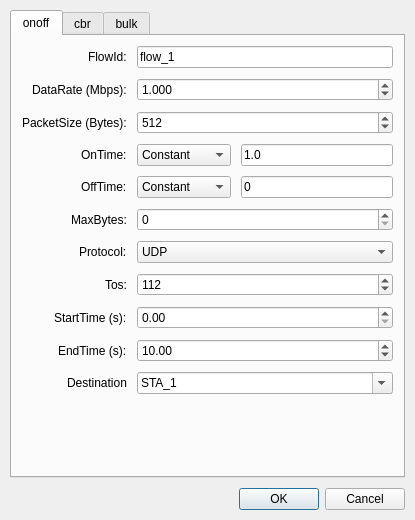
<?xml version="1.0" encoding="UTF-8"?>
<ui version="4.0">
 <class>flow_dialog</class>
 <widget class="QDialog" name="flow_dialog">
  <property name="geometry">
   <rect>
    <x>0</x>
    <y>0</y>
    <width>415</width>
    <height>520</height>
   </rect>
  </property>
  <property name="windowTitle">
   <string>Flow Configuration</string>
  </property>
  <layout class="QVBoxLayout" name="verticalLayout">
   <property name="spacing">
    <number>10</number>
   </property>
   <property name="leftMargin">
    <number>10</number>
   </property>
   <property name="topMargin">
    <number>10</number>
   </property>
   <property name="rightMargin">
    <number>10</number>
   </property>
   <property name="bottomMargin">
    <number>10</number>
   </property>
   <item>
    <widget class="QTabWidget" name="tabWidget">
     <property name="currentIndex">
      <number>0</number>
     </property>
     <widget class="QWidget" name="onoff">
      <attribute name="title">
       <string>onoff</string>
      </attribute>
      <layout class="QFormLayout" name="formLayout">
       <property name="labelAlignment">
        <set>Qt::AlignmentFlag::AlignRight|Qt::AlignmentFlag::AlignTrailing|Qt::AlignmentFlag::AlignVCenter</set>
       </property>
       <property name="horizontalSpacing">
        <number>10</number>
       </property>
       <property name="verticalSpacing">
        <number>10</number>
       </property>
       <property name="leftMargin">
        <number>10</number>
       </property>
       <property name="topMargin">
        <number>10</number>
       </property>
       <property name="rightMargin">
        <number>10</number>
       </property>
       <property name="bottomMargin">
        <number>10</number>
       </property>
       <item row="0" column="0">
        <widget class="QLabel" name="label_flowid_onoff">
         <property name="text">
          <string>FlowId:</string>
         </property>
        </widget>
       </item>
       <item row="0" column="1">
        <widget class="QLineEdit" name="lineEdit_flowid_onoff">
         <property name="text">
          <string>flow_1</string>
         </property>
        </widget>
       </item>
       <item row="1" column="0">
        <widget class="QLabel" name="label_datarate">
         <property name="text">
          <string>DataRate (Mbps):</string>
         </property>
        </widget>
       </item>
       <item row="1" column="1">
        <widget class="QDoubleSpinBox" name="doubleSpinBox_datarate">
         <property name="decimals">
          <number>3</number>
         </property>
         <property name="maximum">
          <double>10000.000000000000000</double>
         </property>
         <property name="value">
          <double>1.000000000000000</double>
         </property>
        </widget>
       </item>
       <item row="2" column="0">
        <widget class="QLabel" name="label_packetsize">
         <property name="text">
          <string>PacketSize (Bytes):</string>
         </property>
        </widget>
       </item>
       <item row="2" column="1">
        <widget class="QSpinBox" name="spinBox_packetsize">
         <property name="minimum">
          <number>1</number>
         </property>
         <property name="maximum">
          <number>65535</number>
         </property>
         <property name="value">
          <number>512</number>
         </property>
        </widget>
       </item>
       <item row="3" column="0">
        <widget class="QLabel" name="label_ontime">
         <property name="text">
          <string>OnTime:</string>
         </property>
        </widget>
       </item>
       <item row="3" column="1">
        <layout class="QHBoxLayout" name="horizontalLayout_ontime">
         <item>
          <widget class="QComboBox" name="comboBox_ontime_type">
           <item>
            <property name="text">
             <string>Constant</string>
            </property>
           </item>
           <item>
            <property name="text">
             <string>Uniform</string>
            </property>
           </item>
           <item>
            <property name="text">
             <string>Exponential</string>
            </property>
           </item>
           <item>
            <property name="text">
             <string>Normal</string>
            </property>
           </item>
           <item>
            <property name="text">
             <string>Gaussian</string>
            </property>
           </item>
          </widget>
         </item>
         <item>
          <widget class="QLineEdit" name="lineEdit_ontime_value">
           <property name="text">
            <string>1.0</string>
           </property>
           <property name="placeholderText">
            <string>Value (s)</string>
           </property>
          </widget>
         </item>
        </layout>
       </item>
       <item row="4" column="0">
        <widget class="QLabel" name="label_offtime">
         <property name="text">
          <string>OffTime:</string>
         </property>
        </widget>
       </item>
       <item row="4" column="1">
        <layout class="QHBoxLayout" name="horizontalLayout_offtime">
         <item>
          <widget class="QComboBox" name="comboBox_offtime_type">
           <item>
            <property name="text">
             <string>Constant</string>
            </property>
           </item>
           <item>
            <property name="text">
             <string>Uniform</string>
            </property>
           </item>
           <item>
            <property name="text">
             <string>Exponential</string>
            </property>
           </item>
           <item>
            <property name="text">
             <string>Normal</string>
            </property>
           </item>
           <item>
            <property name="text">
             <string>Gaussian</string>
            </property>
           </item>
          </widget>
         </item>
         <item>
          <widget class="QLineEdit" name="lineEdit_offtime_value">
           <property name="text">
            <string>0</string>
           </property>
           <property name="placeholderText">
            <string>Value (s)</string>
           </property>
          </widget>
         </item>
        </layout>
       </item>
       <item row="5" column="0">
        <widget class="QLabel" name="label_maxbytes">
         <property name="text">
          <string>MaxBytes:</string>
         </property>
        </widget>
       </item>
       <item row="5" column="1">
        <widget class="QSpinBox" name="spinBox_maxbytes">
         <property name="maximum">
          <number>2147483647</number>
         </property>
         <property name="value">
          <number>0</number>
         </property>
        </widget>
       </item>
       <item row="6" column="0">
        <widget class="QLabel" name="label_protocol">
         <property name="text">
          <string>Protocol:</string>
         </property>
        </widget>
       </item>
       <item row="6" column="1">
        <widget class="QComboBox" name="comboBox_protocol">
         <item>
          <property name="text">
           <string>UDP</string>
          </property>
         </item>
         <item>
          <property name="text">
           <string>TCP</string>
          </property>
         </item>
        </widget>
       </item>
       <item row="7" column="0">
        <widget class="QLabel" name="label_tos">
         <property name="text">
          <string>Tos:</string>
         </property>
        </widget>
       </item>
       <item row="7" column="1">
        <widget class="QSpinBox" name="spinBox_tos">
         <property name="maximum">
          <number>255</number>
         </property>
         <property name="value">
          <number>112</number>
         </property>
        </widget>
       </item>
       <item row="9" column="0">
        <widget class="QLabel" name="label_starttime_onoff">
         <property name="text">
          <string>StartTime (s):</string>
         </property>
        </widget>
       </item>
       <item row="9" column="1">
        <widget class="QDoubleSpinBox" name="doubleSpinBox_starttime_onoff">
         <property name="maximum">
          <double>10000.000000000000000</double>
         </property>
         <property name="value">
          <double>0.000000000000000</double>
         </property>
        </widget>
       </item>
       <item row="10" column="0">
        <widget class="QLabel" name="label_endtime_onoff">
         <property name="text">
          <string>EndTime (s):</string>
         </property>
        </widget>
       </item>
       <item row="10" column="1">
        <widget class="QDoubleSpinBox" name="doubleSpinBox_endtime_onoff">
         <property name="maximum">
          <double>10000.000000000000000</double>
         </property>
         <property name="value">
          <double>10.000000000000000</double>
         </property>
        </widget>
       </item>
       <item row="11" column="1">
        <widget class="QComboBox" name="comboBox_direction_onoff">
         <property name="editable">
          <bool>true</bool>
         </property>
         <item>
          <property name="text">
           <string>STA_1</string>
          </property>
         </item>
        </widget>
       </item>
       <item row="11" column="0">
        <widget class="QLabel" name="label_direction_onoff">
         <property name="text">
          <string>Destination</string>
         </property>
        </widget>
       </item>
      </layout>
     </widget>
     <widget class="QWidget" name="cbr">
      <attribute name="title">
       <string>cbr</string>
      </attribute>
      <layout class="QFormLayout" name="formLayout_cbr">
       <property name="labelAlignment">
        <set>Qt::AlignmentFlag::AlignRight|Qt::AlignmentFlag::AlignTrailing|Qt::AlignmentFlag::AlignVCenter</set>
       </property>
       <property name="horizontalSpacing">
        <number>10</number>
       </property>
       <property name="verticalSpacing">
        <number>10</number>
       </property>
       <property name="leftMargin">
        <number>10</number>
       </property>
       <property name="topMargin">
        <number>10</number>
       </property>
       <property name="rightMargin">
        <number>10</number>
       </property>
       <property name="bottomMargin">
        <number>10</number>
       </property>
       <item row="0" column="0">
        <widget class="QLabel" name="label_flowid_cbr">
         <property name="text">
          <string>FlowId:</string>
         </property>
        </widget>
       </item>
       <item row="0" column="1">
        <widget class="QLineEdit" name="lineEdit_flowid_cbr">
         <property name="text">
          <string>flow_1</string>
         </property>
        </widget>
       </item>
       <item row="1" column="0">
        <widget class="QLabel" name="label_packetsize_cbr">
         <property name="text">
          <string>PacketSize (Bytes):</string>
         </property>
        </widget>
       </item>
       <item row="1" column="1">
        <widget class="QSpinBox" name="spinBox_packetsize_cbr">
         <property name="minimum">
          <number>1</number>
         </property>
         <property name="maximum">
          <number>65535</number>
         </property>
         <property name="value">
          <number>512</number>
         </property>
        </widget>
       </item>
       <item row="2" column="0">
        <widget class="QLabel" name="label_interval_cbr">
         <property name="text">
          <string>Interval (s):</string>
         </property>
        </widget>
       </item>
       <item row="2" column="1">
        <widget class="QDoubleSpinBox" name="doubleSpinBox_interval_cbr">
         <property name="decimals">
          <number>6</number>
         </property>
         <property name="maximum">
          <double>1000.000000000000000</double>
         </property>
         <property name="value">
          <double>0.001000000000000</double>
         </property>
        </widget>
       </item>
       <item row="3" column="0">
        <widget class="QLabel" name="label_maxpackets_cbr">
         <property name="text">
          <string>MaxPackets:</string>
         </property>
        </widget>
       </item>
       <item row="3" column="1">
        <widget class="QSpinBox" name="spinBox_maxpackets_cbr">
         <property name="maximum">
          <number>2147483647</number>
         </property>
         <property name="value">
          <number>0</number>
         </property>
        </widget>
       </item>
       <item row="4" column="0">
        <widget class="QLabel" name="label_protocol_cbr">
         <property name="text">
          <string>Protocol:</string>
         </property>
        </widget>
       </item>
       <item row="4" column="1">
        <widget class="QComboBox" name="comboBox_protocol_cbr">
         <item>
          <property name="text">
           <string>UDP</string>
          </property>
         </item>
         <item>
          <property name="text">
           <string>TCP</string>
          </property>
         </item>
        </widget>
       </item>
       <item row="5" column="0">
        <widget class="QLabel" name="label_tos_cbr">
         <property name="text">
          <string>Tos:</string>
         </property>
        </widget>
       </item>
       <item row="5" column="1">
        <widget class="QSpinBox" name="spinBox_tos_cbr">
         <property name="maximum">
          <number>255</number>
         </property>
         <property name="value">
          <number>0</number>
         </property>
        </widget>
       </item>
       <item row="6" column="0">
        <widget class="QLabel" name="label_starttime_cbr">
         <property name="text">
          <string>StartTime (s):</string>
         </property>
        </widget>
       </item>
       <item row="6" column="1">
        <widget class="QDoubleSpinBox" name="doubleSpinBox_starttime_cbr">
         <property name="maximum">
          <double>10000.000000000000000</double>
         </property>
         <property name="value">
          <double>0.000000000000000</double>
         </property>
        </widget>
       </item>
       <item row="7" column="0">
        <widget class="QLabel" name="label_endtime_cbr">
         <property name="text">
          <string>EndTime (s):</string>
         </property>
        </widget>
       </item>
       <item row="7" column="1">
        <widget class="QDoubleSpinBox" name="doubleSpinBox_endtime_cbr">
         <property name="maximum">
          <double>10000.000000000000000</double>
         </property>
         <property name="value">
          <double>10.000000000000000</double>
         </property>
        </widget>
       </item>
       <item row="8" column="0">
        <widget class="QLabel" name="label_direction_cbr">
         <property name="text">
          <string>Destination</string>
         </property>
        </widget>
       </item>
       <item row="8" column="1">
        <widget class="QComboBox" name="comboBox_direction_cbr">
         <property name="editable">
          <bool>true</bool>
         </property>
         <item>
          <property name="text">
           <string>STA_1</string>
          </property>
         </item>
        </widget>
       </item>
      </layout>
     </widget>
     <widget class="QWidget" name="bulk">
      <attribute name="title">
       <string>bulk</string>
      </attribute>
      <layout class="QFormLayout" name="formLayout_bulk">
       <property name="labelAlignment">
        <set>Qt::AlignmentFlag::AlignRight|Qt::AlignmentFlag::AlignTrailing|Qt::AlignmentFlag::AlignVCenter</set>
       </property>
       <property name="horizontalSpacing">
        <number>10</number>
       </property>
       <property name="verticalSpacing">
        <number>10</number>
       </property>
       <property name="leftMargin">
        <number>10</number>
       </property>
       <property name="topMargin">
        <number>10</number>
       </property>
       <property name="rightMargin">
        <number>10</number>
       </property>
       <property name="bottomMargin">
        <number>10</number>
       </property>
       <item row="1" column="0">
        <widget class="QLabel" name="label_maxbytes_bulk">
         <property name="text">
          <string>MaxBytes:</string>
         </property>
        </widget>
       </item>
       <item row="1" column="1">
        <widget class="QSpinBox" name="spinBox_maxbytes_bulk">
         <property name="maximum">
          <number>2147483647</number>
         </property>
         <property name="value">
          <number>0</number>
         </property>
        </widget>
       </item>
       <item row="2" column="0">
        <widget class="QLabel" name="label_protocol_bulk">
         <property name="text">
          <string>Protocol:</string>
         </property>
        </widget>
       </item>
       <item row="2" column="1">
        <widget class="QComboBox" name="comboBox_protocol_bulk">
         <item>
          <property name="text">
           <string>UDP</string>
          </property>
         </item>
         <item>
          <property name="text">
           <string>TCP</string>
          </property>
         </item>
        </widget>
       </item>
       <item row="3" column="0">
        <widget class="QLabel" name="label_tos_bulk">
         <property name="text">
          <string>Tos:</string>
         </property>
        </widget>
       </item>
       <item row="3" column="1">
        <widget class="QSpinBox" name="spinBox_tos_bulk">
         <property name="maximum">
          <number>255</number>
         </property>
         <property name="value">
          <number>0</number>
         </property>
        </widget>
       </item>
       <item row="0" column="0">
        <widget class="QLabel" name="label_flowid_bulk">
         <property name="text">
          <string>FlowId:</string>
         </property>
        </widget>
       </item>
       <item row="0" column="1">
        <widget class="QLineEdit" name="lineEdit_flowid_bulk">
         <property name="text">
          <string>flow_1</string>
         </property>
        </widget>
       </item>
       <item row="4" column="0">
        <widget class="QLabel" name="label_starttime_bulk">
         <property name="text">
          <string>StartTime (s):</string>
         </property>
        </widget>
       </item>
       <item row="4" column="1">
        <widget class="QDoubleSpinBox" name="doubleSpinBox_starttime_bulk">
         <property name="maximum">
          <double>10000.000000000000000</double>
         </property>
         <property name="value">
          <double>0.000000000000000</double>
         </property>
        </widget>
       </item>
       <item row="5" column="0">
        <widget class="QLabel" name="label_endtime_bulk">
         <property name="text">
          <string>EndTime (s):</string>
         </property>
        </widget>
       </item>
       <item row="5" column="1">
        <widget class="QDoubleSpinBox" name="doubleSpinBox_endtime_bulk">
         <property name="maximum">
          <double>10000.000000000000000</double>
         </property>
         <property name="value">
          <double>10.000000000000000</double>
         </property>
        </widget>
       </item>
       <item row="6" column="0">
        <widget class="QLabel" name="label_direction_bulk">
         <property name="text">
          <string>Destination</string>
         </property>
        </widget>
       </item>
       <item row="6" column="1">
        <widget class="QComboBox" name="comboBox_direction_bulk">
         <property name="editable">
          <bool>true</bool>
         </property>
         <item>
          <property name="text">
           <string>STA_1</string>
          </property>
         </item>
        </widget>
       </item>
      </layout>
     </widget>
    </widget>
   </item>
   <item>
    <widget class="QDialogButtonBox" name="buttonBox">
     <property name="orientation">
      <enum>Qt::Orientation::Horizontal</enum>
     </property>
     <property name="standardButtons">
      <set>QDialogButtonBox::StandardButton::Cancel|QDialogButtonBox::StandardButton::Ok</set>
     </property>
    </widget>
   </item>
  </layout>
 </widget>
 <resources/>
 <connections>
  <connection>
   <sender>buttonBox</sender>
   <signal>accepted()</signal>
   <receiver>flow_dialog</receiver>
   <slot>accept()</slot>
   <hints>
    <hint type="sourcelabel">
     <x>248</x>
     <y>254</y>
    </hint>
    <hint type="destinationlabel">
     <x>157</x>
     <y>274</y>
    </hint>
   </hints>
  </connection>
  <connection>
   <sender>buttonBox</sender>
   <signal>rejected()</signal>
   <receiver>flow_dialog</receiver>
   <slot>reject()</slot>
   <hints>
    <hint type="sourcelabel">
     <x>316</x>
     <y>260</y>
    </hint>
    <hint type="destinationlabel">
     <x>286</x>
     <y>274</y>
    </hint>
   </hints>
  </connection>
 </connections>
</ui>
